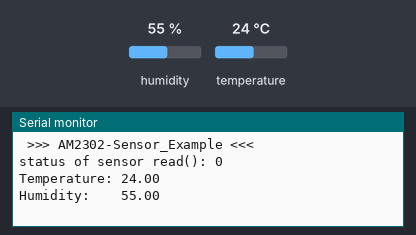
The sketch below on a simulated Arduino Uno, built with avr-gcc and run on an emulated ATmega328P. Parts: the last lines printed to the serial monitor. The test bench sets the inputs (shaded band); at power-on: humidity 55 %, temperature 24 °C.

Above: at 4.2 s.
4.3 s: humidity set to 22 %
8.0 s: temperature set to 12 °C
At 9.5 s:
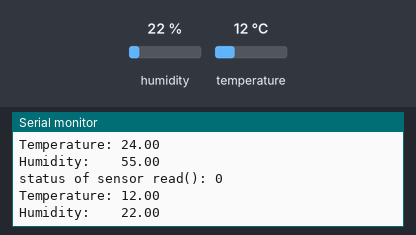
11.7 s: humidity set to 40 %
At 14.3 s:
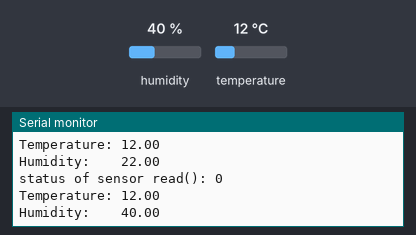
Timing chart, 0 to 15.8 s (numbered marks = the images above; inputs shaded):
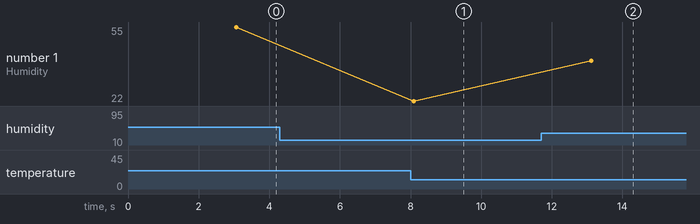

The sketch:

umidade_temperatura.ino
```cpp
/*
*  AM2302-Sensor_Example.ino
*
* Author: Frank Häfele
* Date: 21.11.2023
*
* Object: Measure Sensor Data of AM2302-Sensor with Arduino IDE
*/

#include <AM2302-Sensor.h>

constexpr unsigned int SENSOR_PIN {7U};

AM2302::AM2302_Sensor am2302{SENSOR_PIN};

void setup() {
   Serial.begin(9600);
   while (!Serial) {
      yield();
   }
   Serial.print(F("\n >>> AM2302-Sensor_Example <<<\n\n"));

   // set pin and check for sensor
   if (am2302.begin()) {
      // this delay is needed to receive valid data,
      // when the loop directly read again
      delay(3000);
   }
   else {
      while (true) {
      Serial.println("Error: sensor check. => Please check sensor connection!");
      delay(10000);
      }
   }
}

void loop() {
   // put your main code here, to run repeatedly:
   auto status = am2302.read();
   Serial.print("\n\nstatus of sensor read(): ");
   Serial.println(status);

   Serial.print("Temperature: ");
   Serial.println(am2302.get_Temperature());

   Serial.print("Humidity:    ");
   Serial.println(am2302.get_Humidity());
   delay(5000);
}
```

Measured:
- after the input at 8.0 s, the serial monitor: prints a new line after 0.07 s (image 1)
- after the input at 11.7 s, the serial monitor: prints a new line after 1.4 s (image 2)
- plotted number 1: 22 → 40 after the input at 11.7 s
